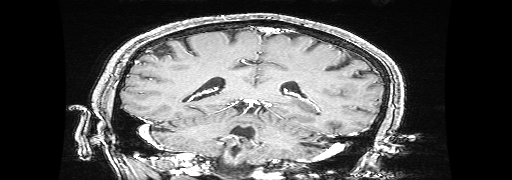
#> input picture Data/Coronal/Image_14_Coronal_168.png, 512 x 180 px; its folder holds only this picture in this run
$ jupyter execute --allow-errors Traditional-ML-methods.ipynb   (shell and % lines are left out)
#> lines starting #> are read from the running program, lines starting #| are printed output that depends on the picture; after the words box and inside, x2 and y2 are one past the last pixel; in counts of white or black regions, pixels touching at a corner belong together
[cell 1]
from google.colab import drive
drive.mount('/content/drive')

[cell 2]
import tensorflow as tf
import tensorflow.keras.backend as K

# Performance metrics: Dice score coefficient, IOU, recall, sensitivity
# [20 lines left out: function perf_metrics, not called in this run]

## K-Means

[cell 3]
# Import the required libraries.
import cv2
import glob
import warnings
import numpy as np
# import matplotlib.pyplot as plt

from sklearn.cluster import KMeans
from time import time

warnings.filterwarnings("ignore")


# K-Means Image Segmentation.
class KMeansSegment(object):
    # Skull strip the brain scans.
    def skullStrip(self, images):
        gray_imgs = []
        brains = []
        for i in range(len(images)):
            gray_img = cv2.cvtColor(images[i], cv2.COLOR_BGR2GRAY)
            gray_imgs.append(gray_img)
            ret, thresh = cv2.threshold(gray_imgs[i], 0, 255, cv2.THRESH_OTSU)
            colormask = np.zeros(images[i].shape, dtype=np.uint8)
            colormask[thresh != 0] = np.array((0, 0, 255))
            ret, markers = cv2.connectedComponents(thresh)
            marker_area = [
                    np.sum(markers == m)
                    for m in range(np.max(markers)) if m != 0
            ]
            largest_component = np.argmax(marker_area)+1
            brain_mask = markers == largest_component
            brain_out = images[i].copy()
            brain_out[brain_mask == False] = (0, 0, 0)
            brains.append(brain_out)
        return brains

    # Process the skull stripped images.
    def readSkulls(self, brains):
        skull_imgs = []
        for i in range(len(brains)):
            img = cv2.resize(brains[i], (256, 256))
            rgb_img = img.reshape((img.shape[0] * img.shape[1], 3))
            skull_imgs.append(rgb_img)
        return skull_imgs

    # Compute the area of the objects in a binary image.
    def bwarea(self, img):
        row = img.shape[0]
        col = img.shape[1]
        total = 0.0
        for r in range(row-1):
            for c in range(col-1):
                sub_total = img[r:r+2, c:c+2].mean()
                if sub_total == 255:
                    total += 1
                elif sub_total == (255.0/3.0):
                    total += (7.0/8.0)
                elif sub_total == (255.0/4.0):
                    total += 0.25
                elif sub_total == 0:
                    total += 0
                else:
                    r1c1 = img[r, c]
                    r1c2 = img[r, c+1]
                    r2c1 = img[r+1, c]
                    r2c2 = img[r+1, c+1]

                    if (((r1c1 == r2c2) & (r1c2 == r2c1)) & (r1c1 != r2c1)):
                        total += 0.75
                    else:
                        total += 0.5
        return total

    # Change the cluster color.
    def change_color_kmeans(self, predict_img, clusters):
        img = []
        for val in predict_img:
            img.append(clusters[val])
        return img

    # Implementing K-Means algorithm.
    def process(self, list_img, clusters):
        self.seg_array = []
        for rgb_img in list_img[:]:
            img = np.reshape(rgb_img, (256, 256, 3)).astype(np.uint8)
            shape = np.shape(img)

            clt = KMeans(n_clusters=clusters)
            clt.fit(rgb_img)
            predict_img = clt.predict(rgb_img)
            new_img = self.change_color_kmeans(
                    predict_img,
                    clt.cluster_centers_
                    )
            kmeans_img = np.reshape(new_img, shape).astype(np.uint8)
            new_time = time()

            self.ret, self.seg_img = cv2.threshold(
                    kmeans_img,
                    np.max(kmeans_img) - 1,
                    255,
                    cv2.THRESH_BINARY
            )
            print("Time:", time() - new_time, 'seconds')
            print("BWAREA:", self.bwarea(self.seg_img[:, :, 1]))

            self.seg_array.append(self.seg_img)

            # Un-comment if you want to display the images via matplotlib.
            """
            plt.subplot(131)
            plt.gca().set_title("Original"), plt.imshow(img)
            plt.xticks([]), plt.yticks([])

            plt.subplot(132)
            plt.gca().set_title("K-Means"), plt.imshow(kmeans_img)
            plt.xticks([]), plt.yticks([])

            plt.subplot(133)
            plt.gca().set_title("Segmented"), plt.imshow(self.seg_img)
            plt.xticks([]), plt.yticks([])
            plt.show()
            """

    def metrics(self, masks):
      dsc_mean = []
      iou_mean = []
      tpr_mean = []
      prec_mean = []
      print(self.seg_array[0].shape)
      for i in range(len(masks)):
        dsc, iou, tpr, prec = perf_metrics(masks[i], self.seg_array[i])
        dsc_mean.append(dsc)
        iou_mean.append(iou)
        tpr_mean.append(tpr)
        prec_mean.append(prec)

      return sum(dsc_mean)/len(dsc_mean), sum(iou_mean)/len(iou_mean), sum(tpr_mean)/len(tpr_mean), sum(prec_mean)/len(prec_mean)


    # Write the image to chosen directory.
    def writeFile(self, OUTDIR):
        for i in range(len(self.seg_array)):
            cv2.imwrite(OUTDIR + "Result_" + str(i) + ".png", self.seg_array[i])

[cell 4]
# Main method.
import natsort

PATH = "/content/drive/MyDrive/UNET-Data/Coronal/"
MASK_PATH = "/content/drive/MyDrive/UNET-Data/Coronal-Mask/"

img_path = natsort.natsorted(glob.glob(PATH + "*.png"))
mask_path = natsort.natsorted(glob.glob(MASK_PATH + "*.png"))
print(list(zip(img_path, mask_path)))

images = [cv2.resize(cv2.imread(file), (256, 256)) for file in img_path]
#> images = 1 item
masks =  [cv2.resize(cv2.imread(file), (256,256)) for file in mask_path]

means = KMeansSegment()
skulls = means.skullStrip(images)
#> the loop in skullStrip, `for i in range(len(images)):` made 1 pass
#> largest_component on pass 1: 1
#> pass 1, in skullStrip, `gray_img = cv2.cvtColor(images[i], cv2.COLOR_BGR2GRAY)`:
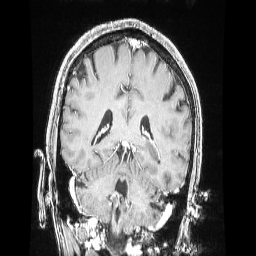
#> gray_img: shape (256, 256); min 0, max 255, mean 86.4
#> pass 1, in skullStrip, `ret, thresh = cv2.threshold(gray_imgs[i], 0, 255, cv2.THRESH_OTSU)`:
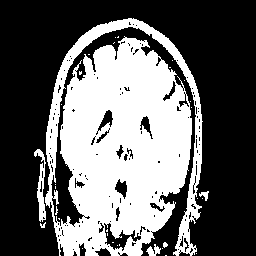
#> thresh: shape (256, 256); 39.3% white; 33 white regions (27 under 20 px), largest, box (x1, y1, x2, y2) and area: (45, 18, 203, 256) 25154, (34, 149, 46, 222) 375, (146, 244, 161, 256) 97, (199, 191, 209, 201) 50, (163, 242, 168, 248) 21, (40, 222, 46, 228) 20
#> pass 1, in skullStrip, `ret, markers = cv2.connectedComponents(thresh)`:
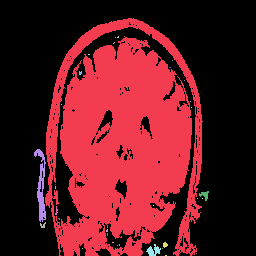
#> markers: shape (256, 256) int32; 34 distinct labels, from 0 to 33; one colour per label, 0 black
#> pass 1, in skullStrip, `brain_mask = markers == largest_component`:
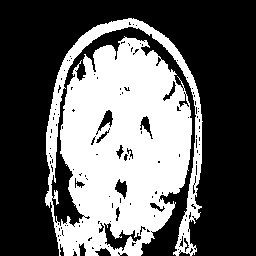
#> brain_mask: shape (256, 256) bool; 38.4% white; 1 white region, box (x1, y1, x2, y2) and area: (45, 18, 203, 256) 25154
#> after the loop in skullStrip, `for i in range(len(images)):`:
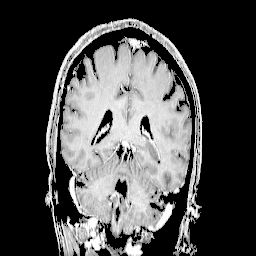
#> brain_out: shape (256, 256, 3); min 0, max 255, mean 74.9
#> after the loop in skullStrip, `for i in range(len(images)):`:
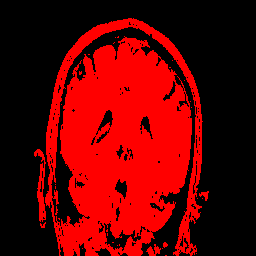
#> colormask: shape (256, 256, 3); mean of channels 0, 1, 2 0, 0, 100.3; drawn as B, G, R
#> skulls = 1 item
proc_skulls = means.readSkulls(skulls)
#> the loop in readSkulls, `for i in range(len(brains)):` made 1 pass
#> proc_skulls = 1 item
means.process(proc_skulls, 4)
#> the loop in process, `for rgb_img in list_img[:]:` made 1 pass
#> (shape, self.ret, row in bwarea, col in bwarea) on pass 1: ((256, 256, 3), 224, 256, 256)
#| BWAREA: 10309.25
#> pass 1, in process, `kmeans_img = np.reshape(new_img, shape).astype(np.uint8)`:
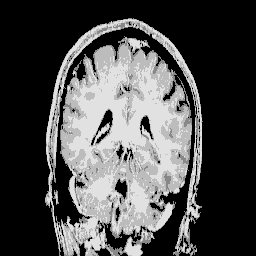
#> kmeans_img: shape (256, 256, 3); min 0, max 225, mean 74.7
#> pass 1, in process, `self.ret, self.seg_img = cv2.threshold( kmeans_img, np.max(kmeans_img)..`:
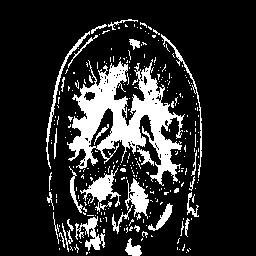
#> self.seg_img: shape (256, 256, 3); 16.4% white; 287 white regions (255 under 20 px), largest, box (x1, y1, x2, y2) and area: (67, 59, 185, 186) 5853, (80, 168, 121, 212) 610, (125, 178, 149, 219) 464
#> (the rest of this cell did not finish here and is left out)

#| (256, 256, 3)
#> after the loop in metrics, `for i in range(len(masks)):`: dsc_mean = []
print(dsc, iou, tpr, prec)

[cell 5]
# Main method.
import natsort

PATH = "/content/drive/MyDrive/UNET-Data/Sagittal/"
MASK_PATH = "/content/drive/MyDrive/UNET-Data/Sagittal-Mask/"

img_path = natsort.natsorted(glob.glob(PATH + "*.png"))
mask_path = natsort.natsorted(glob.glob(MASK_PATH + "*.png"))
print(list(zip(img_path, mask_path)))

images = [cv2.resize(cv2.imread(file), (256, 256)) for file in img_path]
masks =  [cv2.resize(cv2.imread(file), (256,256)) for file in mask_path]

means = KMeansSegment()
skulls = means.skullStrip(images)
#> skulls = []
proc_skulls = means.readSkulls(skulls)
#> proc_skulls = []
means.process(proc_skulls, 4)
#> (the rest of this cell did not finish here and is left out)

[cell 6]
# Main method.
import natsort

PATH = "/content/drive/MyDrive/UNET-Data/Transversal/"
MASK_PATH = "/content/drive/MyDrive/UNET-Data/Transversal-Mask/"

img_path = natsort.natsorted(glob.glob(PATH + "*.png"))
mask_path = natsort.natsorted(glob.glob(MASK_PATH + "*.png"))
print(list(zip(img_path, mask_path)))

images = [cv2.resize(cv2.imread(file), (256, 256)) for file in img_path]
masks =  [cv2.resize(cv2.imread(file), (256,256)) for file in mask_path]

means = KMeansSegment()
skulls = means.skullStrip(images)
proc_skulls = means.readSkulls(skulls)
means.process(proc_skulls, 4)
#> (the rest of this cell did not finish here and is left out)

## Fuzzy C Means

[cell 7]
# Import the required libraries.
from __future__ import division, print_function

import os
import cv2
import warnings
import numpy as np
import skfuzzy as fuzz

from sklearn.cluster import KMeans
from time import time

warnings.filterwarnings("ignore")


# Class creation
class FuzzyC(object):
    # Read in the images.
    def readImage(self, folder):
        list_images = natsort.natsorted(os.listdir(folder))
        list_img = []
        for i in list_images:
            path = folder+i
            img = cv2.imread(path)
#> img is the input picture: shape (180, 512, 3); min 0, max 255, mean 86.5
            img = cv2.resize(img, (256, 256))
#> img: shape (256, 256, 3)
            img = cv2.medianBlur(img, 5)
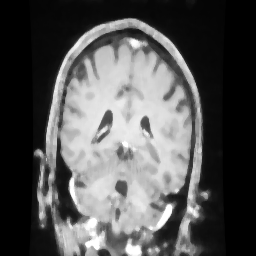
#> img: shape (256, 256, 3); min 0, max 255, mean 85.9
            rgb_img = img.reshape((img.shape[0] * img.shape[1], 3))
            list_img.append(rgb_img)

        return list_img

    # Compute the area of the objects in a binary image.
    # [51 lines left out: functions bwarea, centroid_histogram, plot_colors, not called in this run]

    def change_color_kmeans(self, predict_img, clusters):
        img = []
        for val in predict_img:
            img.append(clusters[val])
        return img

    # [5 lines left out: function change_color_fuzzycmeans, not called in this run]

    def process(self, list_img, clusters):
        self.seg_array = []
        for rgb_img in list_img[:]:
            img = np.reshape(rgb_img, (256, 256, 3)).astype(np.uint8)
            shape = np.shape(img)

            clt = KMeans(n_clusters=clusters)
            clt.fit(rgb_img)
            predict_img = clt.predict(rgb_img)
            new_img = self.change_color_kmeans(
                    predict_img,
                    clt.cluster_centers_
            )
            # kmeans_img = np.reshape(new_img, shape).astype(np.uint8)
            # hist = self.centroid_histogram(clt)
            # bar = self.plot_colors(hist, clt.cluster_centers_)
            new_time = time()

            cntr, u, u0, d, jm, p, fpc = fuzz.cluster.cmeans(
                    rgb_img.T,
                    clusters,
                    2,
                    error=0.005,
                    maxiter=1000,
                    init=None,
                    seed=42
            )

            new_img = self.change_color_fuzzycmeans(u, cntr)
            fuzzy_img = np.reshape(new_img, shape).astype(np.uint8)
            self.ret, self.seg_img = cv2.threshold(
                    fuzzy_img,
                    np.max(fuzzy_img) - 1,
                    255,
                    cv2.THRESH_BINARY
            )
            print(time() - new_time, 'seconds')
            print(self.bwarea(self.seg_img[:, :, 1]))

            self.seg_array.append(self.seg_img)

            """
            plt.subplot(131)
            plt.gca().set_title("Original"), plt.imshow(img)
            plt.xticks([]), plt.yticks([])

            plt.subplot(132)
            plt.gca().set_title("Fuzzy"), plt.imshow(fuzzy_img)
            plt.xticks([]), plt.yticks([])

            plt.subplot(133)
            plt.gca().set_title("Segmented"), plt.imshow(self.seg_img)
            plt.xticks([]), plt.yticks([])
            plt.show()
            """

    def metrics(self, masks):
      dsc_mean = []
      iou_mean = []
      tpr_mean = []
      prec_mean = []
      print(self.seg_array[0].shape)
      for i in range(len(masks)):
        dsc, iou, tpr, prec = perf_metrics(masks[i], self.seg_array[i])
        dsc_mean.append(dsc)
        iou_mean.append(iou)
        tpr_mean.append(tpr)
        prec_mean.append(prec)

      return sum(dsc_mean)/len(dsc_mean), sum(iou_mean)/len(iou_mean), sum(tpr_mean)/len(tpr_mean), sum(prec_mean)/len(prec_mean)

    def writeFile(self, OUTDIR):
        for i in range(len(self.seg_array)):
            cv2.imwrite(OUTDIR + "Result_" + str(i) + ".png", self.seg_array[i])

[cell 8]
PATH = "/content/drive/MyDrive/UNET-Data/Coronal/"
MASK_PATH = "/content/drive/MyDrive/UNET-Data/Coronal-Mask/"

mask_path = natsort.natsorted(glob.glob(MASK_PATH + "*.png"))
print(list(zip(img_path, mask_path)))
masks =  [cv2.resize(cv2.imread(file), (256,256)) for file in mask_path]

fuzzy = FuzzyC()
list_img = fuzzy.readImage(PATH)
#> list_img = 1 item
fuzzy.process(list_img, 6)
#> the loop in process, `for rgb_img in list_img[:]:` made 1 pass
#> shape on pass 1: (256, 256, 3)
#> (the call stopped at in process, `cntr, u, u0, d, jm, p, fpc = fuzz.cluster.cmeans( rgb_img.T, clusters,..`: skfuzzy is not available in this run)
#> (the rest of this cell did not finish here and is left out)
